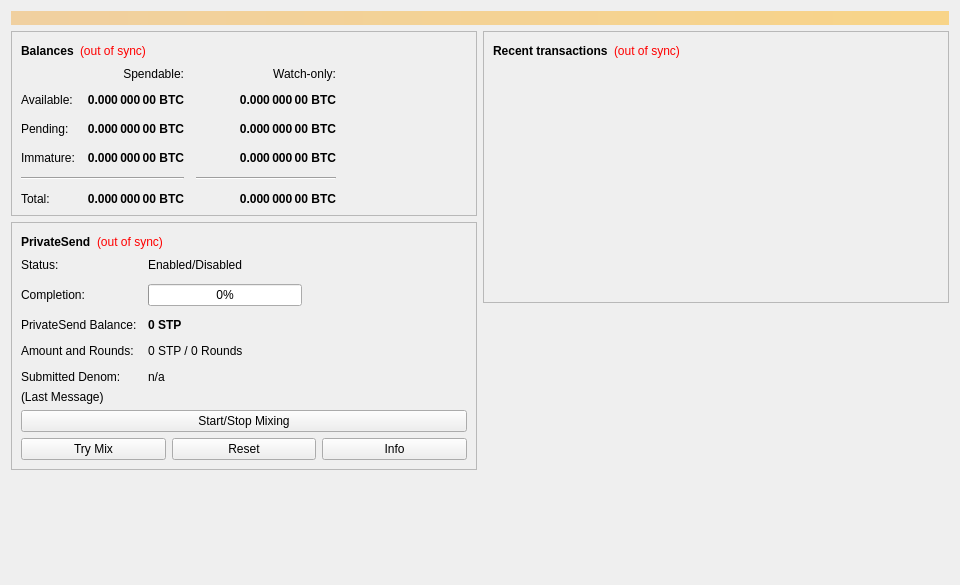
<?xml version="1.0" encoding="UTF-8"?>
<ui version="4.0">
 <class>OverviewPage</class>
 <widget class="QWidget" name="OverviewPage">
  <property name="geometry">
   <rect>
    <x>0</x>
    <y>0</y>
    <width>960</width>
    <height>585</height>
   </rect>
  </property>
  <property name="minimumSize">
   <size>
    <width>960</width>
    <height>0</height>
   </size>
  </property>
  <property name="windowTitle">
   <string>Form</string>
  </property>
  <layout class="QVBoxLayout" name="topLayout">
   <item>
    <widget class="QLabel" name="labelAlerts">
     <property name="visible">
      <bool>false</bool>
     </property>
     <property name="styleSheet">
      <string notr="true">QLabel { background-color: qlineargradient(x1: 0, y1: 0, x2: 1, y2: 0, stop:0 #F0D0A0, stop:1 #F8D488); color:#000000; }</string>
     </property>
     <property name="wordWrap">
      <bool>true</bool>
     </property>
     <property name="margin">
      <number>3</number>
     </property>
     <property name="textInteractionFlags">
      <set>Qt::TextSelectableByMouse</set>
     </property>
    </widget>
   </item>
   <item>
    <layout class="QHBoxLayout" name="horizontalLayout" stretch="1,1">
     <item>
      <layout class="QVBoxLayout" name="verticalLayout_2">
       <item>
        <widget class="QFrame" name="frame">
         <property name="frameShape">
          <enum>QFrame::StyledPanel</enum>
         </property>
         <property name="frameShadow">
          <enum>QFrame::Raised</enum>
         </property>
         <layout class="QVBoxLayout" name="verticalLayout_4">
          <item>
           <layout class="QHBoxLayout" name="horizontalLayout_4">
            <item>
             <widget class="QLabel" name="label_5">
              <property name="font">
               <font>
                <weight>75</weight>
                <bold>true</bold>
               </font>
              </property>
              <property name="text">
               <string>Balances</string>
              </property>
             </widget>
            </item>
            <item>
             <widget class="QLabel" name="labelWalletStatus">
              <property name="toolTip">
               <string>The displayed information may be out of date. Your wallet automatically synchronizes with the Stipendium network after a connection is established, but this process has not completed yet.</string>
              </property>
              <property name="styleSheet">
               <string notr="true">QLabel { color: red; }</string>
              </property>
              <property name="text">
               <string notr="true">(out of sync)</string>
              </property>
              <property name="alignment">
               <set>Qt::AlignLeading|Qt::AlignLeft|Qt::AlignVCenter</set>
              </property>
             </widget>
            </item>
            <item>
             <spacer name="horizontalSpacer_3">
              <property name="orientation">
               <enum>Qt::Horizontal</enum>
              </property>
              <property name="sizeHint" stdset="0">
               <size>
                <width>40</width>
                <height>20</height>
               </size>
              </property>
             </spacer>
            </item>
           </layout>
          </item>
          <item>
           <layout class="QGridLayout" name="gridLayout">
            <property name="spacing">
             <number>12</number>
            </property>
            <item row="2" column="2">
             <widget class="QLabel" name="labelWatchPending">
              <property name="font">
               <font>
                <weight>75</weight>
                <bold>true</bold>
               </font>
              </property>
              <property name="cursor">
               <cursorShape>IBeamCursor</cursorShape>
              </property>
              <property name="toolTip">
               <string>Unconfirmed transactions to watch-only addresses</string>
              </property>
              <property name="text">
               <string notr="true">0.000 000 00 BTC</string>
              </property>
              <property name="alignment">
               <set>Qt::AlignRight|Qt::AlignTrailing|Qt::AlignVCenter</set>
              </property>
              <property name="textInteractionFlags">
               <set>Qt::LinksAccessibleByMouse|Qt::TextSelectableByKeyboard|Qt::TextSelectableByMouse</set>
              </property>
             </widget>
            </item>
            <item row="2" column="1">
             <widget class="QLabel" name="labelUnconfirmed">
              <property name="font">
               <font>
                <weight>75</weight>
                <bold>true</bold>
               </font>
              </property>
              <property name="cursor">
               <cursorShape>IBeamCursor</cursorShape>
              </property>
              <property name="toolTip">
               <string>Total of transactions that have yet to be confirmed, and do not yet count toward the spendable balance</string>
              </property>
              <property name="text">
               <string notr="true">0.000 000 00 BTC</string>
              </property>
              <property name="alignment">
               <set>Qt::AlignRight|Qt::AlignTrailing|Qt::AlignVCenter</set>
              </property>
              <property name="textInteractionFlags">
               <set>Qt::LinksAccessibleByMouse|Qt::TextSelectableByKeyboard|Qt::TextSelectableByMouse</set>
              </property>
             </widget>
            </item>
            <item row="3" column="2">
             <widget class="QLabel" name="labelWatchImmature">
              <property name="font">
               <font>
                <weight>75</weight>
                <bold>true</bold>
               </font>
              </property>
              <property name="cursor">
               <cursorShape>IBeamCursor</cursorShape>
              </property>
              <property name="toolTip">
               <string>Mined balance in watch-only addresses that has not yet matured</string>
              </property>
              <property name="text">
               <string notr="true">0.000 000 00 BTC</string>
              </property>
              <property name="alignment">
               <set>Qt::AlignRight|Qt::AlignTrailing|Qt::AlignVCenter</set>
              </property>
              <property name="textInteractionFlags">
               <set>Qt::LinksAccessibleByMouse|Qt::TextSelectableByKeyboard|Qt::TextSelectableByMouse</set>
              </property>
             </widget>
            </item>
            <item row="4" column="0" colspan="2">
             <widget class="Line" name="lineSpendableBalance">
              <property name="orientation">
               <enum>Qt::Horizontal</enum>
              </property>
             </widget>
            </item>
            <item row="4" column="2">
             <widget class="Line" name="lineWatchBalance">
              <property name="sizePolicy">
               <sizepolicy hsizetype="Preferred" vsizetype="Fixed">
                <horstretch>0</horstretch>
                <verstretch>0</verstretch>
               </sizepolicy>
              </property>
              <property name="minimumSize">
               <size>
                <width>140</width>
                <height>0</height>
               </size>
              </property>
              <property name="orientation">
               <enum>Qt::Horizontal</enum>
              </property>
             </widget>
            </item>
            <item row="5" column="0">
             <widget class="QLabel" name="labelTotalText">
              <property name="text">
               <string>Total:</string>
              </property>
             </widget>
            </item>
            <item row="3" column="1">
             <widget class="QLabel" name="labelImmature">
              <property name="font">
               <font>
                <weight>75</weight>
                <bold>true</bold>
               </font>
              </property>
              <property name="cursor">
               <cursorShape>IBeamCursor</cursorShape>
              </property>
              <property name="toolTip">
               <string>Mined balance that has not yet matured</string>
              </property>
              <property name="text">
               <string notr="true">0.000 000 00 BTC</string>
              </property>
              <property name="alignment">
               <set>Qt::AlignRight|Qt::AlignTrailing|Qt::AlignVCenter</set>
              </property>
              <property name="textInteractionFlags">
               <set>Qt::LinksAccessibleByMouse|Qt::TextSelectableByKeyboard|Qt::TextSelectableByMouse</set>
              </property>
             </widget>
            </item>
            <item row="2" column="3">
             <spacer name="horizontalSpacer_2">
              <property name="orientation">
               <enum>Qt::Horizontal</enum>
              </property>
              <property name="sizeHint" stdset="0">
               <size>
                <width>40</width>
                <height>20</height>
               </size>
              </property>
             </spacer>
            </item>
            <item row="3" column="0">
             <widget class="QLabel" name="labelImmatureText">
              <property name="text">
               <string>Immature:</string>
              </property>
             </widget>
            </item>
            <item row="5" column="1">
             <widget class="QLabel" name="labelTotal">
              <property name="font">
               <font>
                <weight>75</weight>
                <bold>true</bold>
               </font>
              </property>
              <property name="cursor">
               <cursorShape>IBeamCursor</cursorShape>
              </property>
              <property name="toolTip">
               <string>Your current total balance</string>
              </property>
              <property name="text">
               <string notr="true">0.000 000 00 BTC</string>
              </property>
              <property name="alignment">
               <set>Qt::AlignRight|Qt::AlignTrailing|Qt::AlignVCenter</set>
              </property>
              <property name="textInteractionFlags">
               <set>Qt::LinksAccessibleByMouse|Qt::TextSelectableByKeyboard|Qt::TextSelectableByMouse</set>
              </property>
             </widget>
            </item>
            <item row="5" column="2">
             <widget class="QLabel" name="labelWatchTotal">
              <property name="font">
               <font>
                <weight>75</weight>
                <bold>true</bold>
               </font>
              </property>
              <property name="cursor">
               <cursorShape>IBeamCursor</cursorShape>
              </property>
              <property name="toolTip">
               <string>Current total balance in watch-only addresses</string>
              </property>
              <property name="text">
               <string notr="true">0.000 000 00 BTC</string>
              </property>
              <property name="alignment">
               <set>Qt::AlignRight|Qt::AlignTrailing|Qt::AlignVCenter</set>
              </property>
              <property name="textInteractionFlags">
               <set>Qt::LinksAccessibleByMouse|Qt::TextSelectableByKeyboard|Qt::TextSelectableByMouse</set>
              </property>
             </widget>
            </item>
            <item row="0" column="2">
             <widget class="QLabel" name="labelWatchonly">
              <property name="text">
               <string>Watch-only:</string>
              </property>
              <property name="alignment">
               <set>Qt::AlignRight|Qt::AlignTrailing|Qt::AlignVCenter</set>
              </property>
             </widget>
            </item>
            <item row="1" column="0">
             <widget class="QLabel" name="labelBalanceText">
              <property name="text">
               <string>Available:</string>
              </property>
             </widget>
            </item>
            <item row="1" column="1">
             <widget class="QLabel" name="labelBalance">
              <property name="font">
               <font>
                <weight>75</weight>
                <bold>true</bold>
               </font>
              </property>
              <property name="cursor">
               <cursorShape>IBeamCursor</cursorShape>
              </property>
              <property name="toolTip">
               <string>Your current spendable balance</string>
              </property>
              <property name="text">
               <string notr="true">0.000 000 00 BTC</string>
              </property>
              <property name="alignment">
               <set>Qt::AlignRight|Qt::AlignTrailing|Qt::AlignVCenter</set>
              </property>
              <property name="textInteractionFlags">
               <set>Qt::LinksAccessibleByMouse|Qt::TextSelectableByKeyboard|Qt::TextSelectableByMouse</set>
              </property>
             </widget>
            </item>
            <item row="1" column="2">
             <widget class="QLabel" name="labelWatchAvailable">
              <property name="font">
               <font>
                <weight>75</weight>
                <bold>true</bold>
               </font>
              </property>
              <property name="cursor">
               <cursorShape>IBeamCursor</cursorShape>
              </property>
              <property name="toolTip">
               <string>Your current balance in watch-only addresses</string>
              </property>
              <property name="text">
               <string notr="true">0.000 000 00 BTC</string>
              </property>
              <property name="alignment">
               <set>Qt::AlignRight|Qt::AlignTrailing|Qt::AlignVCenter</set>
              </property>
              <property name="textInteractionFlags">
               <set>Qt::LinksAccessibleByMouse|Qt::TextSelectableByKeyboard|Qt::TextSelectableByMouse</set>
              </property>
             </widget>
            </item>
            <item row="2" column="0">
             <widget class="QLabel" name="labelPendingText">
              <property name="text">
               <string>Pending:</string>
              </property>
             </widget>
            </item>
            <item row="0" column="1">
             <widget class="QLabel" name="labelSpendable">
              <property name="text">
               <string>Spendable:</string>
              </property>
              <property name="alignment">
               <set>Qt::AlignRight|Qt::AlignTrailing|Qt::AlignVCenter</set>
              </property>
             </widget>
            </item>
           </layout>
          </item>
         </layout>
        </widget>
       </item>
       <item>
        <widget class="QFrame" name="framePrivateSend">
         <property name="layoutDirection">
          <enum>Qt::LeftToRight</enum>
         </property>
         <property name="frameShape">
          <enum>QFrame::StyledPanel</enum>
         </property>
         <property name="frameShadow">
          <enum>QFrame::Raised</enum>
         </property>
         <layout class="QVBoxLayout" name="VerticalLayout_PS1">
          <item>
           <layout class="QHBoxLayout" name="horizontalLayout_5">
            <item>
             <widget class="QLabel" name="labelPrivateSendHeader">
              <property name="font">
               <font>
                <weight>75</weight>
                <bold>true</bold>
               </font>
              </property>
              <property name="text">
               <string>PrivateSend</string>
              </property>
             </widget>
            </item>
            <item>
             <widget class="QLabel" name="labelPrivateSendSyncStatus">
              <property name="toolTip">
               <string>The displayed information may be out of date. Your wallet automatically synchronizes with the Stipendium network after a connection is established, but this process has not completed yet.</string>
              </property>
              <property name="styleSheet">
               <string notr="true">QLabel { color: red; }</string>
              </property>
              <property name="text">
               <string notr="true">(out of sync)</string>
              </property>
              <property name="alignment">
               <set>Qt::AlignLeading|Qt::AlignLeft|Qt::AlignVCenter</set>
              </property>
             </widget>
            </item>
            <item>
             <spacer name="horizontalSpacer_4">
              <property name="orientation">
               <enum>Qt::Horizontal</enum>
              </property>
              <property name="sizeHint" stdset="0">
               <size>
                <width>40</width>
                <height>20</height>
               </size>
              </property>
             </spacer>
            </item>
           </layout>
          </item>
          <item>
           <layout class="QFormLayout" name="privateSendFormLayout">
            <property name="fieldGrowthPolicy">
             <enum>QFormLayout::AllNonFixedFieldsGrow</enum>
            </property>
            <property name="horizontalSpacing">
             <number>11</number>
            </property>
            <property name="verticalSpacing">
             <number>12</number>
            </property>
            <item row="0" column="0">
             <widget class="QLabel" name="labelPrivateSendEnabledText">
              <property name="text">
               <string>Status:</string>
              </property>
             </widget>
            </item>
            <item row="0" column="1">
             <widget class="QLabel" name="labelPrivateSendEnabled">
              <property name="text">
               <string>Enabled/Disabled</string>
              </property>
             </widget>
            </item>
            <item row="1" column="0">
             <widget class="QLabel" name="labelCompletitionText">
              <property name="text">
               <string>Completion:</string>
              </property>
             </widget>
            </item>
            <item row="1" column="1">
             <widget class="QProgressBar" name="privateSendProgress">
              <property name="maximumSize">
               <size>
                <width>154</width>
                <height>16777215</height>
               </size>
              </property>
              <property name="value">
               <number>0</number>
              </property>
             </widget>
            </item>
            <item row="2" column="0">
             <widget class="QLabel" name="labelAnonymizedText">
              <property name="text">
               <string>PrivateSend Balance:</string>
              </property>
             </widget>
            </item>
            <item row="2" column="1">
             <widget class="QLabel" name="labelAnonymized">
              <property name="font">
               <font>
                <weight>75</weight>
                <bold>true</bold>
               </font>
              </property>
              <property name="text">
               <string notr="true">0 STP</string>
              </property>
             </widget>
            </item>
            <item row="3" column="0">
             <widget class="QLabel" name="labelAmountAndRoundsText">
              <property name="text">
               <string>Amount and Rounds:</string>
              </property>
             </widget>
            </item>
            <item row="3" column="1">
             <widget class="QLabel" name="labelAmountRounds">
              <property name="text">
               <string>0 STP / 0 Rounds</string>
              </property>
             </widget>
            </item>
            <item row="4" column="0">
             <widget class="QLabel" name="labelSubmittedDenomText">
              <property name="text">
               <string>Submitted Denom:</string>
              </property>
             </widget>
            </item>
            <item row="4" column="1">
             <widget class="QLabel" name="labelSubmittedDenom">
              <property name="toolTip">
               <string>The denominations you submitted to the Masternode.&lt;br&gt;To mix, other users must submit the exact same denominations.</string>
              </property>
              <property name="text">
               <string>n/a</string>
              </property>
             </widget>
            </item>
           </layout>
          </item>
          <item>
           <layout class="QVBoxLayout" name="VerticalLayout_PS">
            <item>
             <widget class="QLabel" name="labelPrivateSendLastMessage">
              <property name="text">
               <string>(Last Message)</string>
              </property>
              <property name="alignment">
               <set>Qt::AlignLeading|Qt::AlignLeft|Qt::AlignTop</set>
              </property>
              <property name="wordWrap">
               <bool>true</bool>
              </property>
             </widget>
            </item>
            <item>
             <widget class="QPushButton" name="togglePrivateSend">
              <property name="sizePolicy">
               <sizepolicy hsizetype="MinimumExpanding" vsizetype="Fixed">
                <horstretch>0</horstretch>
                <verstretch>0</verstretch>
               </sizepolicy>
              </property>
              <property name="text">
               <string>Start/Stop Mixing</string>
              </property>
             </widget>
            </item>
            <item>
             <layout class="QHBoxLayout" name="horizontalLayout_debugbuttons">
              <item>
               <widget class="QPushButton" name="privateSendAuto">
                <property name="sizePolicy">
                 <sizepolicy hsizetype="MinimumExpanding" vsizetype="Fixed">
                  <horstretch>0</horstretch>
                  <verstretch>0</verstretch>
                 </sizepolicy>
                </property>
                <property name="toolTip">
                 <string>Try to manually submit a PrivateSend request.</string>
                </property>
                <property name="text">
                 <string>Try Mix</string>
                </property>
               </widget>
              </item>
              <item>
               <widget class="QPushButton" name="privateSendReset">
                <property name="sizePolicy">
                 <sizepolicy hsizetype="MinimumExpanding" vsizetype="Fixed">
                  <horstretch>0</horstretch>
                  <verstretch>0</verstretch>
                 </sizepolicy>
                </property>
                <property name="toolTip">
                 <string>Reset the current status of PrivateSend (can interrupt PrivateSend if it's in the process of Mixing, which can cost you money!)</string>
                </property>
                <property name="autoFillBackground">
                 <bool>false</bool>
                </property>
                <property name="text">
                 <string>Reset</string>
                </property>
               </widget>
              </item>
              <item>
               <widget class="QPushButton" name="privateSendInfo">
                <property name="sizePolicy">
                 <sizepolicy hsizetype="MinimumExpanding" vsizetype="Fixed">
                  <horstretch>0</horstretch>
                  <verstretch>0</verstretch>
                 </sizepolicy>
                </property>
                <property name="toolTip">
                 <string>Information about PrivateSend and Mixing</string>
                </property>
                <property name="text">
                 <string>Info</string>
                </property>
               </widget>
              </item>
             </layout>
            </item>
           </layout>
          </item>
         </layout>
        </widget>
       </item>
       <item>
        <spacer name="verticalSpacer">
         <property name="orientation">
          <enum>Qt::Vertical</enum>
         </property>
         <property name="sizeHint" stdset="0">
          <size>
           <width>20</width>
           <height>40</height>
          </size>
         </property>
        </spacer>
       </item>
      </layout>
     </item>
     <item>
      <layout class="QVBoxLayout" name="verticalLayout_3">
       <item>
        <widget class="QFrame" name="frame_2">
         <property name="frameShape">
          <enum>QFrame::StyledPanel</enum>
         </property>
         <property name="frameShadow">
          <enum>QFrame::Raised</enum>
         </property>
         <layout class="QVBoxLayout" name="verticalLayout">
          <item>
           <layout class="QHBoxLayout" name="horizontalLayout_2">
            <item>
             <widget class="QLabel" name="label_4">
              <property name="font">
               <font>
                <weight>75</weight>
                <bold>true</bold>
               </font>
              </property>
              <property name="text">
               <string>Recent transactions</string>
              </property>
             </widget>
            </item>
            <item>
             <widget class="QLabel" name="labelTransactionsStatus">
              <property name="toolTip">
               <string>The displayed information may be out of date. Your wallet automatically synchronizes with the Stipendium network after a connection is established, but this process has not completed yet.</string>
              </property>
              <property name="styleSheet">
               <string notr="true">QLabel { color: red; }</string>
              </property>
              <property name="text">
               <string notr="true">(out of sync)</string>
              </property>
              <property name="alignment">
               <set>Qt::AlignLeading|Qt::AlignLeft|Qt::AlignVCenter</set>
              </property>
             </widget>
            </item>
            <item>
             <spacer name="horizontalSpacer">
              <property name="orientation">
               <enum>Qt::Horizontal</enum>
              </property>
              <property name="sizeHint" stdset="0">
               <size>
                <width>40</width>
                <height>20</height>
               </size>
              </property>
             </spacer>
            </item>
           </layout>
          </item>
          <item>
           <widget class="QListView" name="listTransactions">
            <property name="styleSheet">
             <string notr="true">QListView { background: transparent; }</string>
            </property>
            <property name="frameShape">
             <enum>QFrame::NoFrame</enum>
            </property>
            <property name="verticalScrollBarPolicy">
             <enum>Qt::ScrollBarAlwaysOff</enum>
            </property>
            <property name="horizontalScrollBarPolicy">
             <enum>Qt::ScrollBarAlwaysOff</enum>
            </property>
            <property name="selectionMode">
             <enum>QAbstractItemView::NoSelection</enum>
            </property>
           </widget>
          </item>
         </layout>
        </widget>
       </item>
       <item>
        <spacer name="verticalSpacer_2">
         <property name="orientation">
          <enum>Qt::Vertical</enum>
         </property>
         <property name="sizeHint" stdset="0">
          <size>
           <width>20</width>
           <height>40</height>
          </size>
         </property>
        </spacer>
       </item>
      </layout>
     </item>
    </layout>
   </item>
  </layout>
 </widget>
 <resources/>
 <connections/>
</ui>
